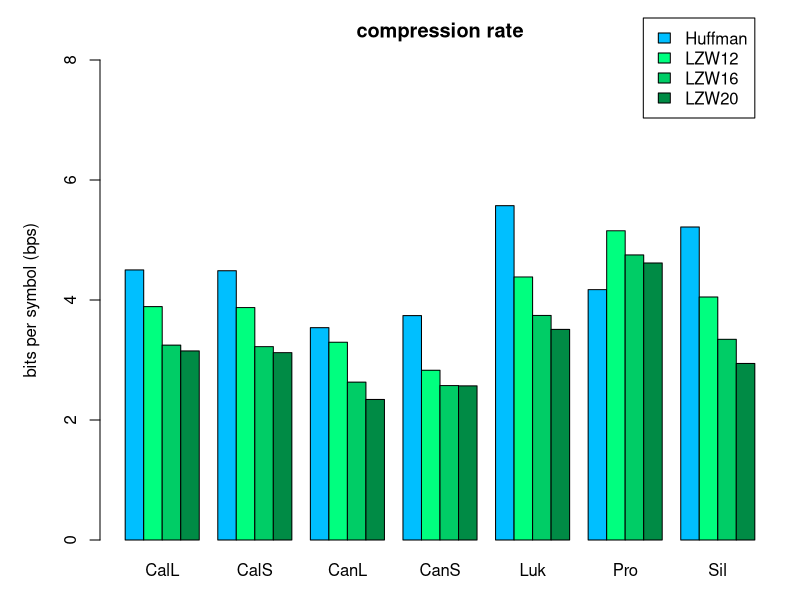
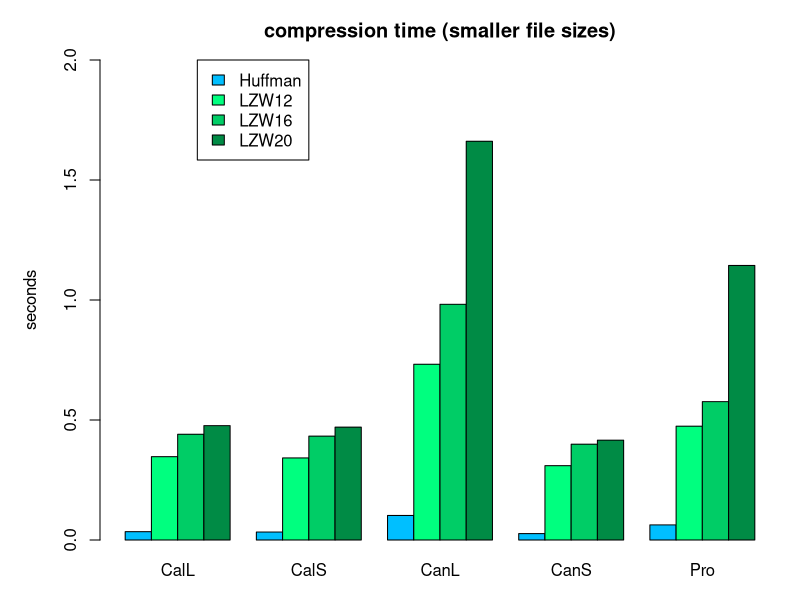
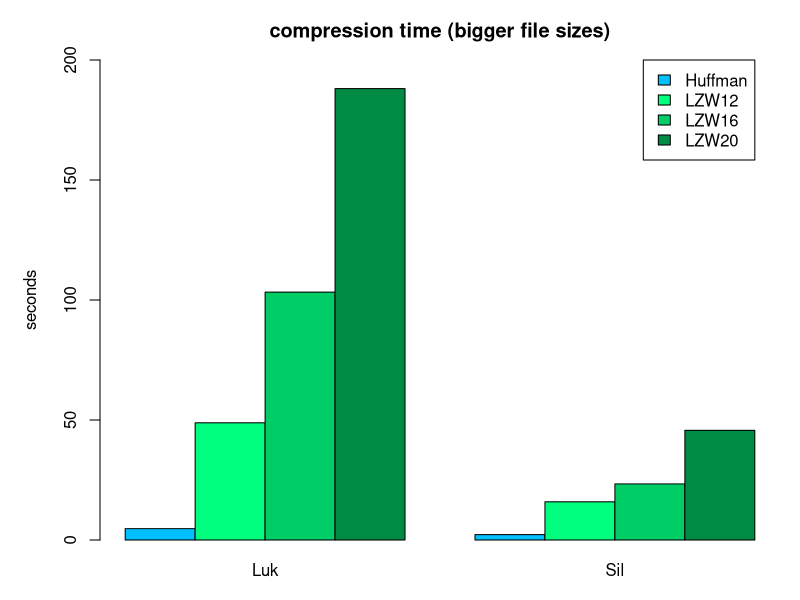
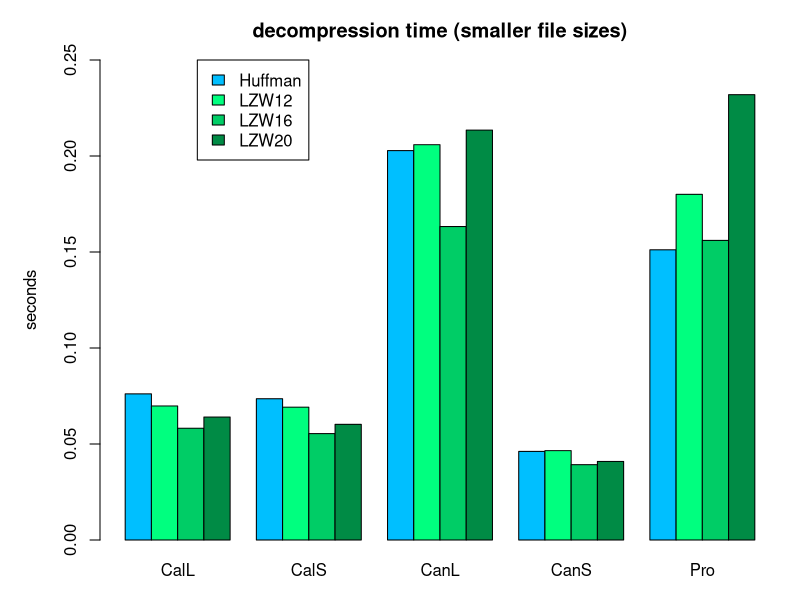
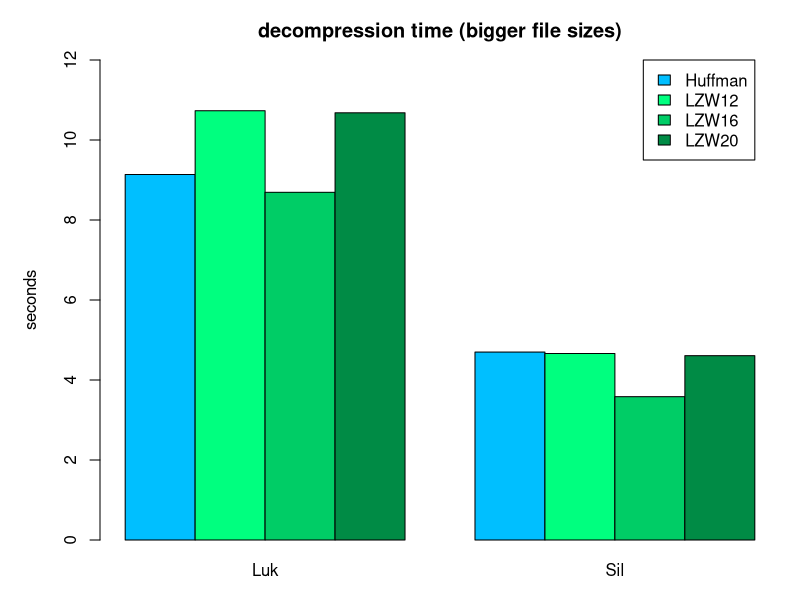

Write the R code that produced these figures, in order.
algor_names <- c("Huffman", "LZW12", "LZW16", "LZW20")
algor_colors <- c("deepskyblue", "springgreen", "springgreen3", "springgreen4")
corpus_names <- c("CalL", "CalS", "CanL", "CanS", "Luk", "Pro", "Sil")
smaller_ones <- c(1, 2, 3, 4, 6)
bigger_ones <- c(5, 7)

# settings margins for all plots
par(mar=c(3, 5, 3, 1))
# each plot's parameters have been tuned to a plot size of 640x360 pixels
# so to get the same results just export them as PNG files
# with width 640 and height 360 (pixels)



bps_calg_l <- c(4.501, 3.890, 3.248, 3.151)
bps_calg_s <- c(4.488, 3.874, 3.223, 3.123)
bps_cant_l <- c(3.539, 3.296, 2.631, 2.342)
bps_cant_s <- c(3.740, 2.829, 2.574, 2.569)
bps_luk <- c(5.572, 4.384, 3.743, 3.510)
bps_pro <- c(4.173, 5.154, 4.751, 4.617)
bps_sil <- c(5.217, 4.050, 3.345, 2.942)

bps <- matrix(c(bps_calg_l, bps_calg_s, bps_cant_l, bps_cant_s,
                bps_luk, bps_pro, bps_sil), ncol=7)
rownames(bps) <- algor_names
colnames(bps) <- corpus_names

barplot(height=bps, legend.text=T, beside=T, col=algor_colors,
        main="compression rate", ylab="bits per symbol (bps)",
        ylim=c(0, 8), args.legend=list(x=35, y=8.7))



ctm_calg_l <- c(347081445, 3472885883, 4404749444, 4765486501)
ctm_calg_s <- c(331513768, 3419079035, 4327180645, 4702157423)
ctm_cant_l <- c(1022882184, 7322812408, 9821283201, 16613391828)
ctm_cant_s <- c(267318524, 3096753708, 3991482899, 4159156953)
ctm_luk <- c(47387862877, 488337428960, 1032746336318, 1880838725188)
ctm_pro <- c(629386551, 4741837070, 5765694922, 11439094243)
ctm_sil <- c(22483464204, 159180468397, 233765949034, 456925237007)

# since compression times are in nanoseconds, and each file of each corpus has
# been compressed 10 times, by dividing by 1e10 we get the average time (in
# seconds) it took to compress all the files of a given corpus
ctm <- matrix(c(ctm_calg_l, ctm_calg_s, ctm_cant_l, ctm_cant_s,
                ctm_luk, ctm_pro, ctm_sil), ncol=7) / 1e10
rownames(ctm) <- algor_names
colnames(ctm) <- corpus_names

barplot(height=ctm[, smaller_ones], legend.text=T, beside=T,
        col=algor_colors, main=("compression time (smaller file sizes)"),
        ylab="seconds", ylim=c(0, 2), args.legend=list(x=8, y=2))
barplot(height=ctm[, bigger_ones], legend.text=T, beside=T,
        col=algor_colors, main=("compression time (bigger file sizes)"),
        ylab="seconds", ylim=c(0, 200), args.legend=list(x=10, y=200))



dtm_calg_l <- c(761192640, 698031969, 582089200, 640521047)
dtm_calg_s <- c(735718738, 691780356, 554099475, 602372496)
dtm_cant_l <- c(2028125656, 2058836989, 1632597126, 2134893197)
dtm_cant_s <- c(461432334, 465476982, 392455399, 409230578)
dtm_luk <- c(91376601892, 107318938418, 86926328217, 106802175702)
dtm_pro <- c(1511396537, 1800256831, 1560486641, 2319383214)
dtm_sil <- c(46980730514, 46624876720, 35829187494, 46081607784)

# since decompression times are in nanoseconds, and each file of each corpus has
# been decompressed 10 times, by dividing by 1e10 we get the average time (in
# seconds) it took to decompress all the files of a given corpus
dtm <- matrix(c(dtm_calg_l, dtm_calg_s, dtm_cant_l, dtm_cant_s,
                dtm_luk, dtm_pro, dtm_sil), ncol=7) / 1e10
rownames(dtm) <- algor_names
colnames(dtm) <- corpus_names

barplot(height=dtm[, smaller_ones], legend.text=T, beside=T,
        col=algor_colors, main=("decompression time (smaller file sizes)"),
        ylab="seconds", ylim=c(0, 0.25), args.legend=list(x=8, y=0.25))
barplot(height=dtm[, bigger_ones], legend.text=T, beside=T,
        col=algor_colors, main=("decompression time (bigger file sizes)"),
        ylab="seconds", ylim=c(0, 12), args.legend=list(x=10, y=12))
